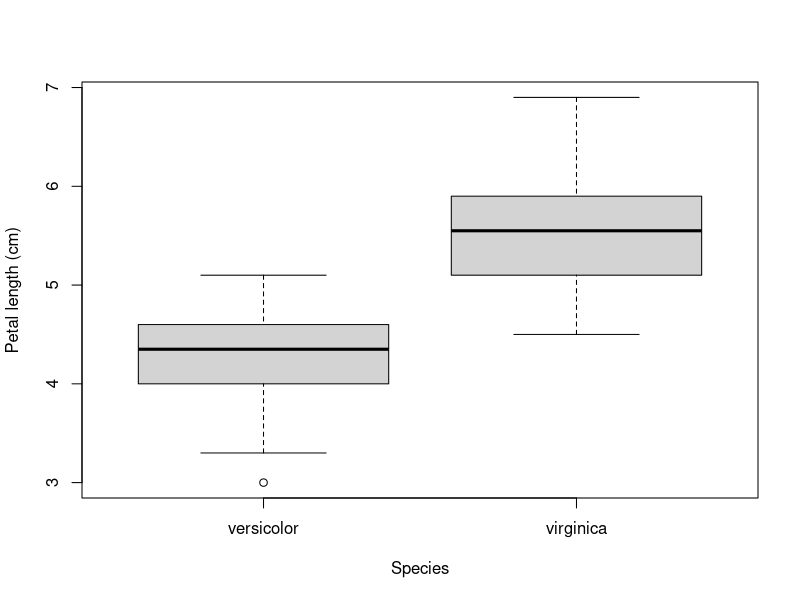
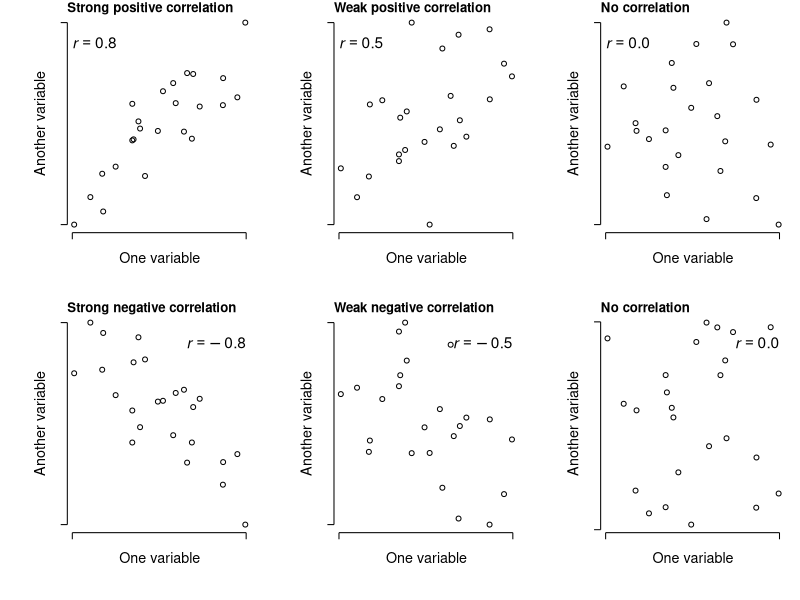
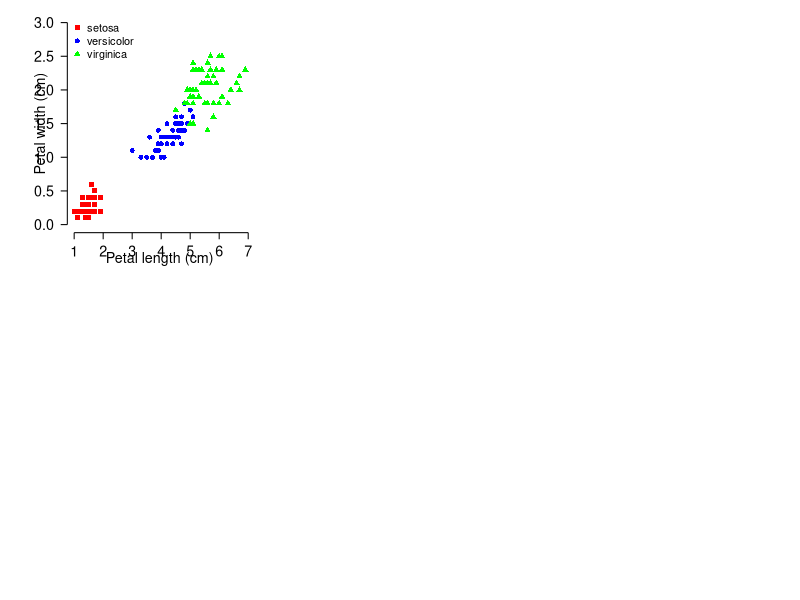
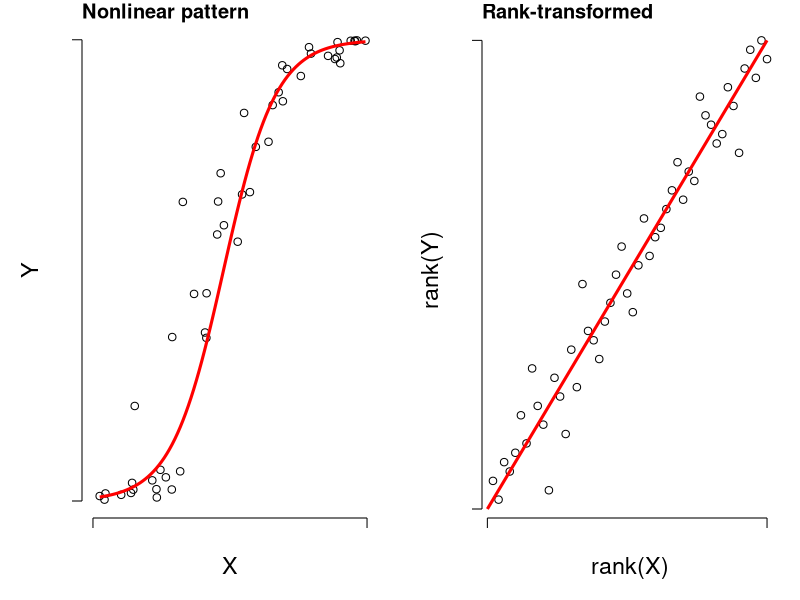
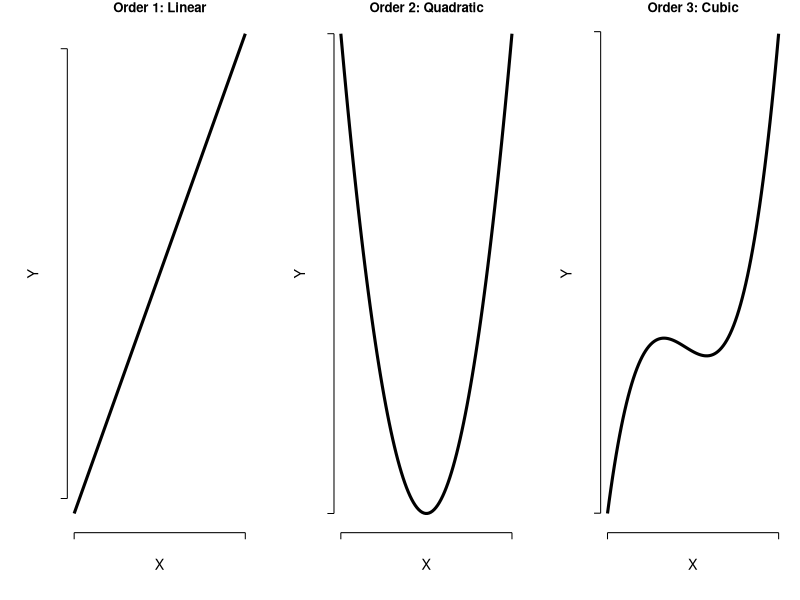
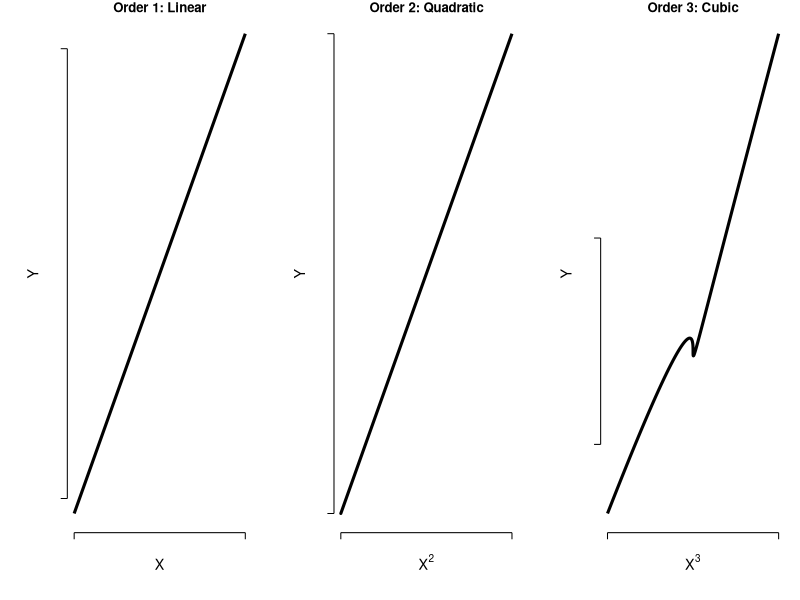
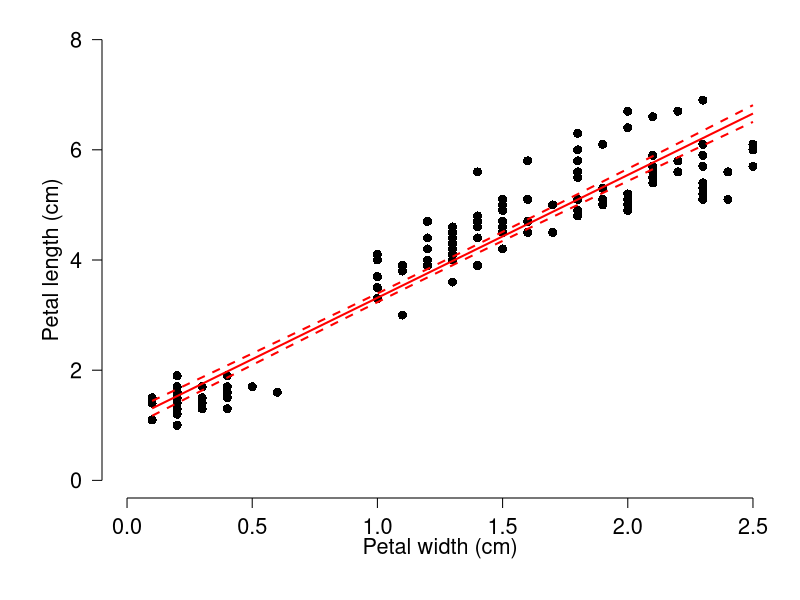
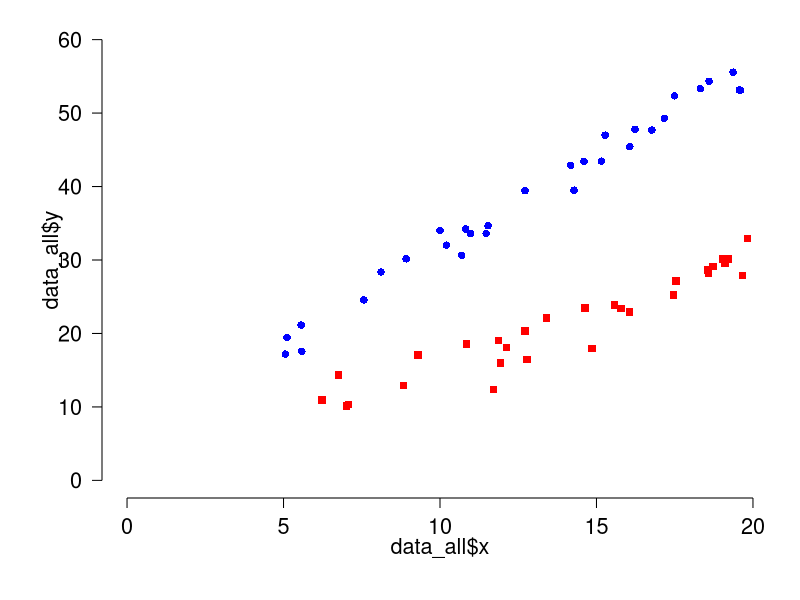

These figures' R source, in order:
## ---- chunk 1
#| collapse: true

# get some random values
# with mu = 0 and sigma = 1
# (standard normal distribution)
z <- rnorm(100)
## ---- chunk 2
# mean
mean(z)
## ---- chunk 3
# sd (==sqrt(var))
sd(z)
## ---- chunk 4
# variance (==sd^2)
var(z)
## ---- chunk 5
# quantiles 
## 20th percentile: 20% of values are <= this value
quantile(z, 0.2)
## ---- chunk 6
## 90th percentile: 90% of values are <= this value
quantile(z, 0.9)
## ---- chunk 7
# median
median(z)
## ---- chunk 8
# also the median
quantile(z, 0.5)
## ---- chunk 9
# IQR
IQR(z)
## ---- chunk 10
# calculate mean of each species
ag.petal <- aggregate(Petal.Length~Species, data=iris, mean)

# calculate sd of each species
ag.petal$SD <- aggregate(Petal.Length~Species, data=iris, sd)$Petal.Length
ag.petal
## ---- chunk 11
# count number of values >=3 with an anonymous function
ag3 <- aggregate(Petal.Length~Species, data=iris, 
                 function(x){length(which(x>=4))})
ag3
## ---- chunk 12
aggregate(Petal.Length~Species, data=iris, 
          function(z){any(is.na(z))})
## ---- chunk 13
# make some data
set.seed(123) # ensures same numbers each time RNG is done
x1 <- rnorm(n=20, mean=10, sd=4)
x2 <- rnorm(n=20, mean=15, sd=4)

# run the test
t.test(x1, x2)
## ---- chunk 14
# grab 2 of the species in iris
use.species <- c("versicolor", "virginica")
iris.2spp <- iris[which(iris$Species %in% use.species),]

# remove the now-missing level of "setosa"
# (this will matter for the plot in the next code block)
iris.2spp$Species <- droplevels(iris.2spp$Species)

# run the t-test
t.test(Petal.Length~Species, data=iris.2spp)
## ---- chunk 15
#| fig-cap: "Boxplot showing that petal length is greater in *Iris virginica* than in *Iris versicolor*."
#| fig-alt:  "Boxplot showing that petal length is greater in Iris virginica than in Iris versicolor."
#| label: fig-ttestboxplot
#| 
boxplot(Petal.Length~Species, data=iris.2spp,
        xlab="Species", ylab="Petal length (cm)")
## ---- chunk 16
mod1 <- aov(Petal.Length~Species, data=iris)
summary(mod1)
## ---- chunk 17
TukeyHSD(mod1)
## ---- chunk 18
# make a copy of iris with an extra grouping variable
iris2 <- iris
iris2$Flower <- c("purple", "pink")

# fit the two-way ANOVA without interaction
mod2 <- aov(Petal.Length~Species+Flower, data=iris2)
summary(mod2)
## ---- chunk 19
TukeyHSD(mod2, which="Species")
## ---- chunk 20
# fit the two-way ANOVA WITH interaction
mod3 <- aov(Petal.Length~Species*Flower, data=iris2)
summary(mod3)
## ---- chunk 21
#| echo: false
#| fig-width: 9
#| fig-height: 6
#| fig-cap: "Illustration of possible positive and negative relationships between pairs of variables, with different levels of consistency (*r*)."
#| fig-alt:  "Illustration of possible positive and negative relationships between pairs of variables, with different levels of consistency (r)."
#| label: fig-correlations

set.seed(777)

ad <- function(x){
  res <- x + ifelse(any(x<0), abs(min(x)), 0)
  res <- res/max(res)
  return(res)
}

n <- 24
x <- runif(n, 0, 10)
y1 <- 1 + 2.3 * x + rnorm(n, 0, 3)
y1 <- ad(y1)
y2 <- 1 + 2.3 * x + rnorm(n, 0, 16)
y2 <- ad(y2)
y3 <- 1 + 2.3 * x + rnorm(n, 0, 64)
y3 <- ad(y3)

y4 <- 20 - 2.8 * x + rnorm(n, 0, 6)
y4 <- ad(y4)

y5 <- 20 - 2.8 * x + rnorm(n, 0, 15.5)
y5 <- ad(y5)

y6 <- runif(n)

par(mfrow=c(2,3), mar=c(5.1, 5.1, 1.1, 1.1), bty="n",
    lend=1, las=1, cex.axis=1.3, cex.lab=1.3,
    mgp=c(1.5, 1, 0))
plot(x, y1, xlab="One variable", ylab="Another variable", yaxt="n", xaxt="n")
text(0, 0.9, expression(italic(r)==0.8), adj=0, cex=1.4)
title(main="Strong positive correlation", adj=0)
axis(side=1, at=c(0, 10), labels=NA)
axis(side=2, at=c(0, 1), labels=NA)

plot(x, y2, xlab="One variable", ylab="Another variable", yaxt="n", xaxt="n")
text(0, 0.9, expression(italic(r)==0.5), adj=0, cex=1.4)
title(main="Weak positive correlation", adj=0)
axis(side=1, at=c(0, 10), labels=NA)
axis(side=2, at=c(0, 1), labels=NA)

plot(x, y3, xlab="One variable", ylab="Another variable", yaxt="n", xaxt="n")
text(0, 0.9, expression(italic(r)=="0.0"), adj=0, cex=1.4)
title(main="No correlation", adj=0)
axis(side=1, at=c(0, 10), labels=NA)
axis(side=2, at=c(0, 1), labels=NA)

plot(x, y4, xlab="One variable", ylab="Another variable", yaxt="n", xaxt="n")
text(10, 0.9, expression(italic(r)==-0.8), adj=1, cex=1.4)
title(main="Strong negative correlation", adj=0)
axis(side=1, at=c(0, 10), labels=NA)
axis(side=2, at=c(0, 1), labels=NA)

plot(x, y5, xlab="One variable", ylab="Another variable", yaxt="n", xaxt="n")
text(10, 0.9, expression(italic(r)==-0.5), adj=1, cex=1.4)
title(main="Weak negative correlation", adj=0)
axis(side=1, at=c(0, 10), labels=NA)
axis(side=2, at=c(0, 1), labels=NA)

plot(x, y6, xlab="One variable", ylab="Another variable", yaxt="n", xaxt="n")
text(10, 0.9, expression(italic(r)=="0.0"), adj=1, cex=1.4)
title(main="No correlation", adj=0)
axis(side=1, at=c(0, 10), labels=NA)
axis(side=2, at=c(0, 1), labels=NA)
## ---- chunk 22
# calculate linear correlation coefficient
cor(iris$Petal.Length, iris$Petal.Width)
## ---- chunk 23
cor.test(iris$Petal.Length, iris$Petal.Width)
## ---- chunk 24
#| fig-cap: "Example scatterplot using variables from iris, axis titles, symbology, and a legend."
#| fig-alt:  "Example scatterplot using variables from iris, axis titles, symbology, and a legend."
#| label: fig-scatterplot1

# spare copy to work on
dx <- iris

# assign colors
iris.species <- sort(unique(dx$Species))
use.colors <- c("red", "blue", "green")
names(use.colors) <- iris.species
dx$color <- use.colors[dx$Species]

# assign symbols
use.symbols <- 15:17
names(use.symbols)
dx$symbol <- use.symbols[dx$Species]

# use par to set some nice options
par(
  mar=c(5.1, 5.1, 1.1, 1.1), # better margins
  bty="n",                   # remove outer box
  las=1)                     # number orientation
plot(dx$Petal.Length, dx$Petal.Width,
     xlab="Petal length (cm)",
     ylab="Petal width (cm)",
     pch=dx$symbol, col=dx$color,
     ylim=c(0, 3))
legend("topleft", legend=iris.species,
       pch=use.symbols, col=use.colors,
       bty="n")

## ---- chunk 25
#| echo: FALSE
#| fig.width: 8
#| fig.height: 4
#| fig-cap: "Left: illustration of a nonlinear correlation. Right: When values are rank-transformed, the nonlinear trend becomes linear."
#| fig-alt:  "Left: illustration of a nonlinear correlation. Right: When values are rank-transformed, the nonlinear trend becomes linear."
#| label: fig-nonlinear

set.seed(123)
n <- 50
x <- runif(n, 0, 5)

y1 <- 1 + x*2.1 + rnorm(n, 0, 1)
y2 <- (13*x)/(1.5+x)+rnorm(n, 0, 1)
y2 <- plogis(y1-6)

par(mfrow=c(1,2), mar=c(4.1, 4.1, 1.1, 1.1),
    lend=1, las=1, bty="n", cex.lab=1.4, mgp=c(2, 1, 0))

plot(x, y2, xlim=c(0, 5), xaxt="n", yaxt="n",
    xlab="X", ylab="Y")
seqx <- seq(min(x), max(x), length=100)
points(seqx, plogis(2.1*seqx-5), type="l", lwd=3, col="red")
axis(side=1, at=c(0, 5), labels=NA)
axis(side=2, at=c(0, 1), labels=NA)
title(main="Nonlinear pattern", adj=0)

plot(rank(x), rank(y2), xaxt="n",
    xlab="rank(X)", ylab="rank(Y)", yaxt="n")
axis(side=1, at=c(0, 50), labels=NA)
axis(side=2, at=c(0, 50), labels=NA)
segments(0, 0, 50, 50, lwd=3, col="red")
title(main="Rank-transformed", adj=0)

## ---- chunk 26
# just the correlation
cor(iris$Petal.Length, iris$Sepal.Width, method="spearman")
## ---- chunk 27
# significance test
cor.test(iris$Petal.Length, iris$Sepal.Width, method="spearman")
## ---- chunk 28
#| echo: false
#| fig.width: 9
#| fig.height: 3
#| fig-cap: "Curve shapes produced by polynomial equations of order 1, 2, and 3: linear, quadratic, and cubic, respectively."
#| fig-alt:  "Curve shapes produced by polynomial equations of order 1, 2, and 3: linear, quadratic, and cubic, respectively."
#| label: fig-polynomials1


x1 <- seq(-4, 4, length=100)
y1 <- 1 + 0.8*x1

x2 <- x1
y2 <- -1 + 0.5*x2^2
x3 <- seq(-6, 5, length=100)
y3 <- (0.25*x3^3) + (0.75*x3^2) -0.66*x3 -2

par(mfrow=c(1,3), mar=c(5.1, 5.1, 1.1, 1.1), cex.lab=1.3, cex.axis=1.3,
    bty="n", lend=1, las=1)
plot(x1, y1, type="l", lwd=3, xaxt="n", yaxt="n", xlab="X", ylab="Y")
axis(side=1, at=c(-4, 4), labels=NA)
axis(side=2, at=c(-2,4), labels=NA)
title(main="Order 1: Linear")
plot(x1, y2, type="l", lwd=3, xaxt="n", yaxt="n", ylim=c(-1,7), xlab="X", ylab="Y")
axis(side=1, at=c(-4, 4), labels=NA)
axis(side=2, at=c(-1,7), labels=NA)
title(main="Order 2: Quadratic")
plot(x3, y3, type="l", lwd=3, xaxt="n", yaxt="n", xlab="X", ylab="Y")
axis(side=1, at=c(-6, 5), labels=NA)
axis(side=2, at=c(-25, 45), labels=NA)
title(main="Order 3: Cubic")


## ---- chunk 29
#| echo: false
#| fig.width: 9
#| fig.height: 3
#| fig-cap: "Polynomial functions become linear (straight) when plotted against $X$ raised to the order of the polynomial. This is why polynomials can be treated as linear models."
#| fig-alt:  "Polynomial functions become linear (straight) when plotted against X raised to the order of the polynomial. This is why polynomials can be treated as linear models."
#| label: fig-polynomials2


par(mfrow=c(1,3), mar=c(5.1, 5.1, 1.1, 1.1), cex.lab=1.3, cex.axis=1.3,
    bty="n", lend=1, las=1)
plot(x1, y1, type="l", lwd=3, xaxt="n", yaxt="n", xlab="X", ylab="Y")
axis(side=1, at=c(-4, 4), labels=NA)
axis(side=2, at=c(-2,4), labels=NA)
title(main="Order 1: Linear")

plot(x1^2, y2, type="l", lwd=3, xaxt="n", yaxt="n", ylim=c(-1,7),
     xlab=expression(X^2), ylab="Y")
axis(side=1, at=c(0,16), labels=NA)
axis(side=2, at=c(-1,7), labels=NA)
title(main="Order 2: Quadratic")

plot(x1^3, y3, type="l", lwd=3, xaxt="n", yaxt="n",
     xlab=expression(X^3), ylab="Y")
axis(side=1, at=c(-64, 64), labels=NA)
axis(side=2, at=c(-15, 15), labels=NA)
title(main="Order 3: Cubic")
## ---- chunk 30
# fit a linear regression model
mod5 <- lm(Petal.Length~Petal.Width, data=iris)
## ---- chunk 31
# test for significance of terms
anova(mod5)
## ---- chunk 32
# see estimates of parameter coefficients
summary(mod5)
## ---- chunk 33
#| fig-cap: "Data plotted with the trendline (solid) and its 95% confidence interval (dashed)."
#| fig-alt:  "Data plotted with the trendline (solid) and its 95% confidence interval (dashed)."
#| label: fig-scattertrend


# generate x values over which to draw trendline
n <- 100
px <- seq(min(iris$Petal.Width), max(iris$Petal.Width), length=n)

# put in a data frame with same variable names as in the model
prx <- data.frame(Petal.Width=px)

# calculate predicted values and their SE
pred <- predict(mod5, newdata=prx, se.fit=TRUE)

# put predicted value and 95% confidence limits into data frame
# safest method is to draw quantiles from normal distribution
# defined by predicted value (pred$fit) and SEs (pred$se.fit)
prx$mn <- qnorm(0.5, mean=pred$fit, sd=pred$se.fit)
prx$lo <- qnorm(0.025, mean=pred$fit, sd=pred$se.fit)
prx$up <- qnorm(0.975, mean=pred$fit, sd=pred$se.fit)

# make the plot
## include some par options for a more professional figure
## see ?par for definitions
par(mfrow=c(1,1), mar=c(5.1, 5.1, 1.1, 1.1), 
    lend=1, las=1, bty="n", cex.axis=1.3, cex.lab=1.3)
## make the base plot
plot(iris$Petal.Width, iris$Petal.Length, pch=16, cex=1.2,
     xlab="Petal width (cm)", ylab="Petal length (cm)",
     xlim=c(0, 2.5), ylim=c(0, 8))
## add trendline and 95% confidence limits as lines with points(...,type="l")
points(prx$Petal.Width, prx$lo, type="l", lwd=2, col="red", lty=2)
points(prx$Petal.Width, prx$up, type="l", lwd=2, col="red", lty=2)
points(prx$Petal.Width, prx$mn, type="l", lwd=2, col="red")

## ---- chunk 34
mod6 <- lm(Petal.Length~Petal.Width + Sepal.Width, data=iris)
summary(mod6)
## ---- chunk 35
# simulation parameters
set.seed(42)
n <- 30
beta0_a <- 2
beta0_b <- 6
beta1_a <- 1.4
beta1_b <- 2.5
sigma_res <- 2

# groups A and B start in separate data frames
data_a <- data.frame(group="A", col="red", pch=15, x=runif(n, 5, 20))
data_b <- data.frame(group="B", col="blue", pch=16, x=runif(n, 5, 20))

# add expected values
data_a$ey <- beta0_a + beta1_a * data_a$x
data_b$ey <- beta0_b + beta1_b * data_b$x

# combine to single data frame
data_all <- rbind(data_a, data_b)

# add residuals
data_all$y <- data_all$ey + rnorm(n*2, mean=0, sd=sigma_res)

# and make a plot to inspect our data
plot(data_all$x, data_all$y, col=data_all$col, pch=data_all$pch,
     xlim=c(0, 20), ylim=c(0, 60))
## ---- chunk 36
# fit the model. Notice the * to specify an interaction
mod7 <- lm(y~x*group, data=data_all)

# test significance of terms
anova(mod7)
## ---- chunk 37
summary(mod7)
## ---- chunk 38
#| fig-cap: "Plot of Y vs. X with groups A and B in the data, where the groups have different slopes. This illustrations ANCOVA with an interaction between X and group."
#| fig-alt:  "Plot of Y vs. X with groups A and B in the data, where the groups have different slopes. This illustrations ANCOVA with an interaction between X and group."
#| label: fig-ancovatrend

# get x sequence within the x domain of each group
pxa <- seq(min(data_all$x[data_all$group=="A"]),
           max(data_all$x[data_all$group=="A"]),
           length=100)
pxb <- seq(min(data_all$x[data_all$group=="B"]),
           max(data_all$x[data_all$group=="B"]),
           length=100)
# put in data frames
prxa <- data.frame(group="A", x=pxa)
prxb <- data.frame(group="B", x=pxb)

# calculate predictions
preda <- predict(mod7, newdata=prxa, se.fit=TRUE)
predb <- predict(mod7, newdata=prxb, se.fit=TRUE)

# add to data frames
prxa$mn <- qnorm(0.5, preda$fit, preda$se.fit)
prxa$lo <- qnorm(0.025, preda$fit, preda$se.fit)
prxa$up <- qnorm(0.975, preda$fit, preda$se.fit)

prxb$mn <- qnorm(0.5, predb$fit, predb$se.fit)
prxb$lo <- qnorm(0.025, predb$fit, predb$se.fit)
prxb$up <- qnorm(0.975, predb$fit, predb$se.fit)

# make the plot
par(mar=c(5.1, 5.1, 1.1, 1.1), bty="n", las=1, lend=1,
    cex.axis=1.3, cex.lab=1.3)
plot(data_all$x, data_all$y, col=data_all$col, pch=data_all$pch,
     xlim=c(0, 20), ylim=c(0, 60))
points(prxa$x, prxa$mn, type="l", lwd=2, col="red")
points(prxa$x, prxa$lo, type="l", lwd=2, col="red", lty=2)
points(prxa$x, prxa$up, type="l", lwd=2, col="red", lty=2)
points(prxb$x, prxb$mn, type="l", lwd=2, col="blue")
points(prxb$x, prxb$lo, type="l", lwd=2, col="blue", lty=2)
points(prxb$x, prxb$up, type="l", lwd=2, col="blue", lty=2)
legend("topleft", legend=c("Group A", "Group B"),
       pch=c(15, 16), col=c("red", "blue"), cex=1.4,
       bty="n")
## ---- chunk 39
#| fig-cap: "Plot of simulated count data, where $Y$ increases with $X$."
#| fig-alt:  "Plot of simulated count data, where Y increases with X."
#| label: fig-poissonglm1


# simulate some data
set.seed(321)
n <- 60
dx <- data.frame(x=runif(n, 0, 20))
beta0 <- 1.3
beta1 <- 0.65
dx$eta <- beta0 + beta1*dx$x
dx$y <- rpois(n, dx$eta)

# check the data
plot(dx$x, dx$y, ylim=c(0, 25))
## ---- chunk 40
# fit the model
mod8 <- glm(y~x, data=dx, family=poisson(link="log"))

# fit a null model with no predictors, for comparison
mod8.null <- glm(y~1, data=dx, family=poisson(link="log"))

# Omnibus test: likelihood ratio test vs. null model 
anova(mod8.null, mod8, test="Chisq")
## ---- chunk 41
summary(mod8)
## ---- chunk 42
#| fig-cap: "Plot of simulated count data, where $Y$ increases with $X$, with a correctly generated trendline (red, smooth) and an incorrect trendline (blue, stepwise)."
#| fig-alt:  "Plot of simulated count data, where Y increases with X, with a correctly generated trendline (red, smooth) and an incorrect trendline (blue, stepwise)."
#| label: fig-poissonglm2

# x values
px <- seq(min(dx$x), max(dx$x), length=100)
# data frame
prx <- data.frame(x=px)
# predictions the correct way
pred.correct <- predict(mod8, newdata=prx, se.fit=TRUE, type="link")
prx$mn.correct <- exp(qnorm(0.5, pred.correct$fit, pred.correct$se.fit))
prx$mn.wrong1 <- qpois(0.5, exp(pred.correct$fit))

# predictions the wrong way
# (not plotted)
pred.wrong <- predict(mod8, newdata=prx, type="response")
prx$mn.wrong2 <- qpois(0.5, pred.wrong)

par(mar=c(5.1, 5.1, 1.1, 1.1), bty="n")
plot(dx$x, dx$y, pch=16, cex=1.5, ylim=c(0, 25))
points(prx$x, prx$mn.correct, type="l", lwd=3, col="red")
points(prx$x, prx$mn.wrong1, type="l", lwd=3, col="blue")
legend("topleft", legend=c("Correct", "Wrong"),
       lwd=3, col=c("red", "blue"), bty="n")

## ---- chunk 43
#| fig-cap: "Plot of simulated binary response data, where p(y=1) appears to increase with x."
#| fig-alt:  "Plot of simulated binary response data, where p(y=1) appears to increase with x."
#| label: fig-logistic1

set.seed(234)
n <- 60
dx <- data.frame(x=runif(n, 0, 12))
beta0 <- -4.3
beta1 <- 0.72
dx$eta <- beta0 + beta1*dx$x
dx$p <- plogis(dx$eta)
dx$y <- rbinom(n, 1, dx$p)

# check the data
plot(dx$x, dx$y, ylim=c(0, 1))
## ---- chunk 44
mod9 <- glm(y~x, data=dx, family=binomial(link="logit"))

summary(mod9)
## ---- chunk 45
#| include: false
#| message: false

library(pROC)
## ---- chunk 46
#| fig-cap: "Receiver operating characteristic (ROC) curve for a logistic regression on simulated data. The area under the curve (AUC) is a measure of predictive accuracy."
#| fig-alt:  "Receiver operating characteristic (ROC) curve for a logistic regression on simulated data. The area under the curve (AUC) is a measure of predictive accuracy."
#| label: fig-logistic2
#| 
p9 <- predict(mod9, type="response")
roc9 <- roc(dx$y~p9, plot=TRUE, print.auc=TRUE)
## ---- chunk 47
#| fig-cap: "Plot of simulated binary response data, where p(y=1) appears to increase with x, with red trendline predicted by the model."
#| fig-alt:  "Plot of simulated binary response data, where p(y=1) appears to increase with x, with red trendline predicted by the model."
#| label: fig-logistic3
#| 
px <- seq(min(dx$x), max(dx$x), length=100)
prx <- data.frame(x=px)
pred <- predict(mod9, newdata=prx, type="link", se.fit=TRUE)
prx$mn <- plogis(qnorm(0.5, pred$fit, pred$se.fit))

plot(dx$x, dx$y, ylim=c(0, 1))
points(prx$x, prx$mn, type="l", lwd=3, col="red")
## ---- chunk 48
#| fig-cap: "Plot of simulated binomial (proportion) response data, where y decreases as x increases."
#| fig-alt:  "Plot of simulated binomial (proportion) response data, where y decreases as x increases."
#| label: fig-binom1
#| 
set.seed(123)
n <- 50
dx <- data.frame(x=runif(n, 0, 10))
dx$z <- 3 + -0.75*x + rnorm(n, 0, 1)

# inverse logit
dx$y <- round(plogis(dx$z), 1)

# weights = sample sizes
# use same size for each observation for simplicity
dx$wts <- rep(10, n)

# plot of a proportion (y) vs. a predictor (x)
plot(dx$x, dx$y)
## ---- chunk 49
mod10 <- glm(y~x, data=dx, family=binomial, weights=wts)
summary(mod10)
## ---- chunk 50
1-mod10$deviance/mod10$null.deviance
## ---- chunk 51
# make an R version of the matrix above
# make a matrix from the table above
a <- matrix(c(17,6,3,4,4,14), byrow=TRUE, nrow=3)
a
## ---- chunk 52
fisher.test(a)
## ---- chunk 53
# make a matrix from the table above
a <- matrix(c(17,6,3,4,4,14), byrow=TRUE, nrow=3)

# run the test
chisq.test(a)
## ---- chunk 54
cq1 <- chisq.test(a)
## ---- chunk 55
cq1$expected
